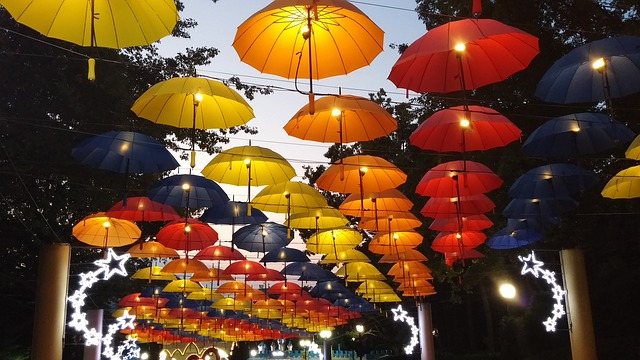
%> input picture Assignment 2/umbrellas.jpg, 640 x 360 px
$ octave exercise1_assignment2d.m   (GNU Octave 9; MATLAB toolbox functions it lacks are replaced by stand-ins)
%> lines starting %> are read from the running program, lines starting %| are printed output that depends on the picture
### Assignment 2/myhist.m
function [ H, bins ] = myhist(I , nbins)
I = reshape(I, 1, numel(I) ); % reshape image in 1D vector
H = zeros(1, nbins) ; % initialize the histogram
max_val_in = 255 ; % highest input value
min_val_in = 0 ; % lowest input value
max_val_out = nbins; % highest cell index
min_val_out = 1 ; % lowest cell index
% Compute bin numbers for all pixels
f = (max_val_out - min_val_out) / (max_val_in - min_val_in); % Compute the scaling factor
idx = floor(double(I) * f) + min_val_out; % Calculate indices for all pixels
idx(idx > nbins) = nbins; % Truncate the outliers
for i = 1 : length(I) % Now iterate the image and increase appropriate histogram cell for each pixel
H(idx(i)) = H(idx(i)) + 1;
end
% Normalize the histogram (sum of cell values equals 1)
H = H / sum(H) ;
% Compute reference values for all cells in the histogram
bins = ( (1 : nbins) - min_val_out) ./ f;

### Assignment 2/exercise1_assignment2d.m
% Change the current folder to m file one
if(~isdeployed)
	cd(fileparts(which(mfilename)));
end
clc;	% Clear command window.
clear;	% Delete all variables.
close all;	% Close all figure windows except those created by imtool.
imtool close all;	% Close all figure windows created by imtool.
workspace;	% Make sure the workspace panel is showing.

GRAY = double(rgb2gray(imread('umbrellas.jpg'))); %Read image and converting to matrix Converting into grayscale
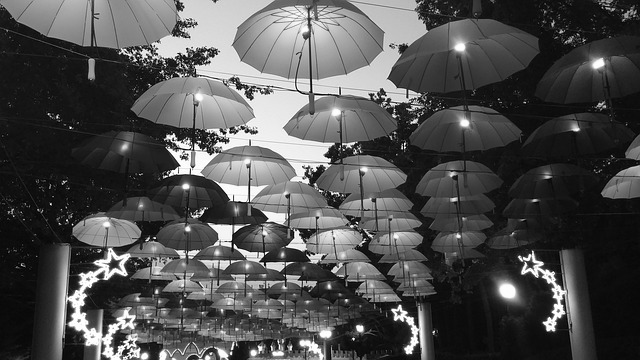
%> GRAY: size 360x640 double; min 0, max 255, mean 79.6
nbins=25; %Number of bins for the first test
% reshape image in 1D vector prod(size(GRAY))=Number of array elements
% equivalent to numel(GRAY)
H1 = GRAY(:);
H2 = hist(H1,nbins);
%> H2 = 25 values, max 48659 at index 2, min 2953 at index 20, mean 9216
H3 = myhist(GRAY, nbins);
%> after the loop in myhist, `for i = 1 : length(I)`: H = 25 values, max 54029 at index 2, min 230 at index 25, mean 9216
%> in myhist, `H = H / sum(H) ;`: H = 25 values, max 0.235 at index 2, min 0.000998 at index 25, mean 0.04
%> H3 has the same summary as H in myhist

figure(1)
subplot(1,2,1); bar(H2); title('histogram 25 bins');
subplot(1,2,2); bar(H3); title('myhist 25 bins');
%> after `title('myhist 25 bins')`:
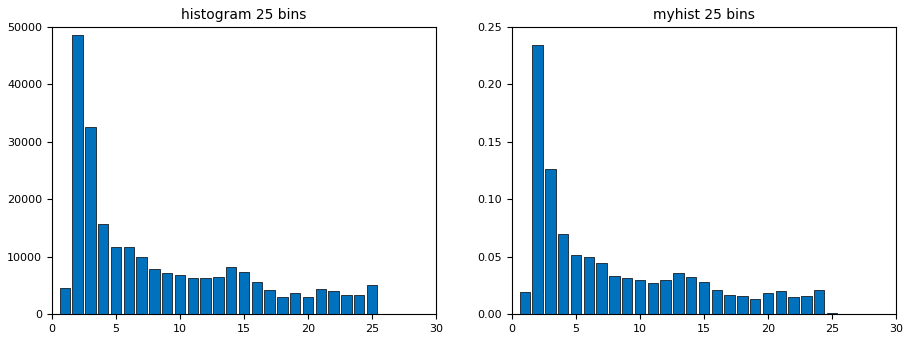
%> figure redrawn from the program's plot data, 2 panels; panel 1: tallest bar 48659 high, from x = 1.6 to 2.4; panel 2: tallest bar 0.235 high, from x = 1.6 to 2.4

GRAY = double(rgb2gray(imread('eagle.jpg'))); %Read image and converting to matrix converting into grayscale
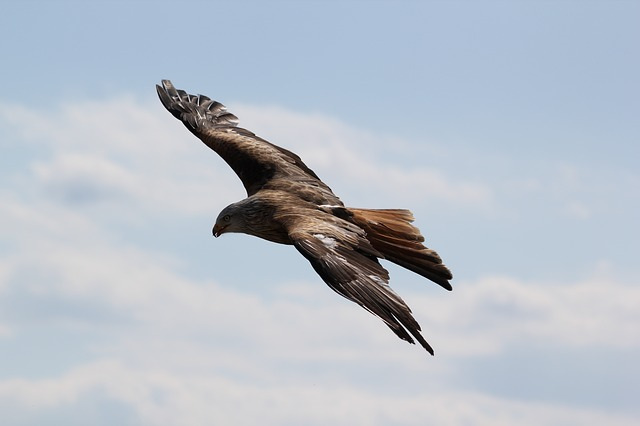
%> input picture Assignment 2/eagle.jpg, 640 x 426 px
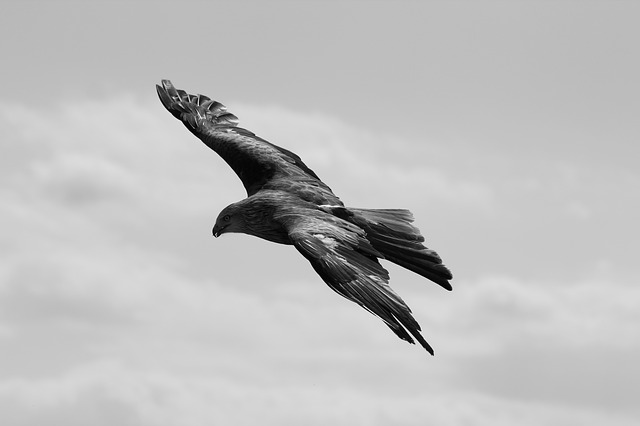
%> GRAY: size 426x640 double; min 0, max 254, mean 189.6
nbins=25; %Number of bins for the first test
% reshape image in 1D vector prod(size(GRAY))=Number of array elements
% equivalent to numel(GRAY)
H1 = reshape(GRAY, 1, prod(size(GRAY)));
%> (the run ends here)
